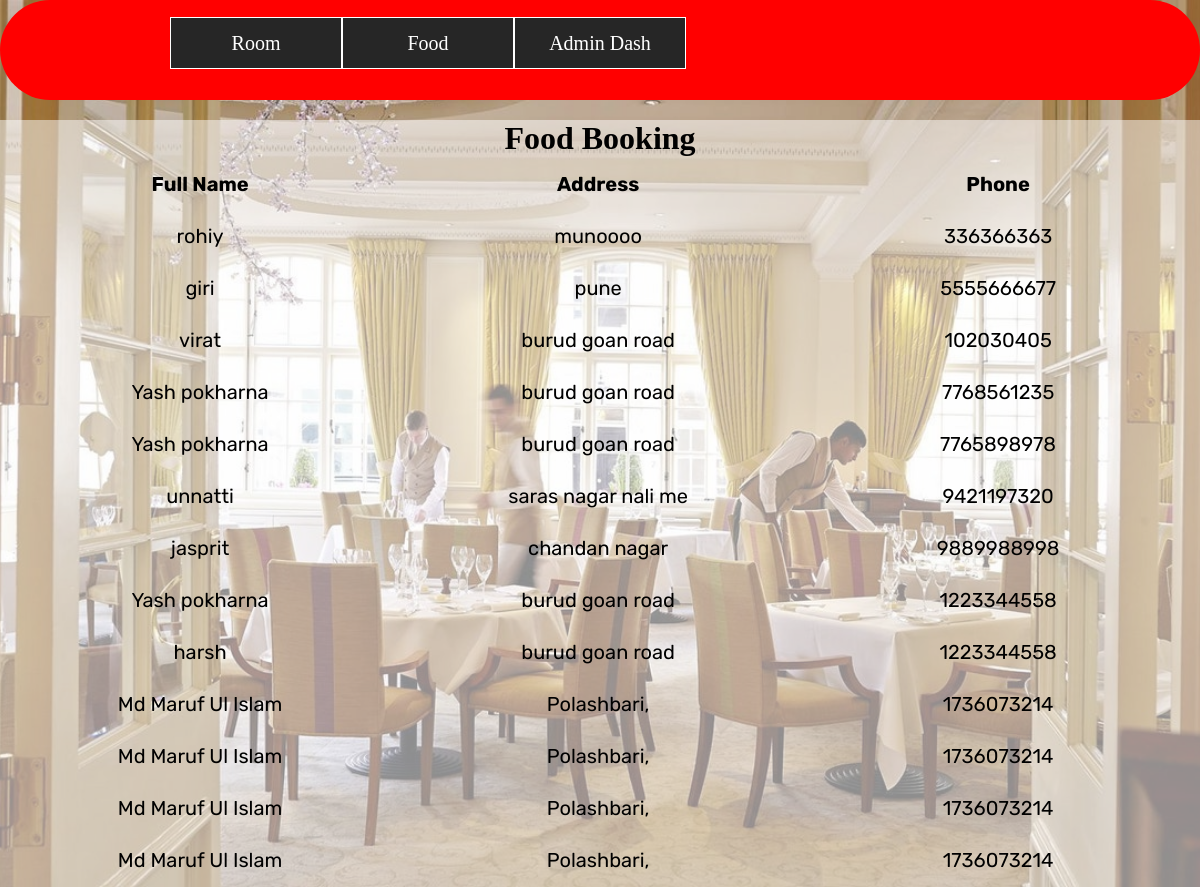
Page /admin/adminfood.php on the committed database.
### tables this page shows
CREATE TABLE `food` (
  `id` int(255) NOT NULL,
  `full_name` text NOT NULL,
  `phone` bigint(100) NOT NULL,
  `address` varchar(100) NOT NULL
);

### admin/adminfood.php (the view, shortened to what this page needs)
<?php
 include('../dbcon.php');
?>
<!DOCTYPE html>
<html lang="en">
<head>
    <link rel="stylesheet" href="stylee.css">
</head>
<body>
<div class="wrapper-container">
    <div class="wrapper">
        <ul>
            <li><a href="aroom.php">Room </a></li>
            <li><a href="adminfood.php">Food</a></li>
            <li><a href="admindash.php">Admin Dash</a></li>
        </ul>
    </div>
</div>
<div class="admin-booking">
        <h1 class="admin-book">Food  Booking <Section></Section></h1>
        <table>
            <tr>
                    <th width="10%" height="50px">Full Name</th>
                     <th width="10%" height="50px">Address</th>
                     <th width="10%" height="50px">Phone</th>
            </tr>
            <?php
               $qry="SELECT * FROM `food`";
               $run=mysqli_query($sql,$qry);
                 while( $row=mysqli_fetch_assoc($run))
                 {
                    $name=$row['full_name'];
                    $address=$row['address'];
                    $phone=$row['phone'];
                    ?>
                    <tr>
                     <td width="10%" height="50px"><center><?php echo $name; ?></center></td>
                     <td width="10%" height="50px"><center><?php echo $address; ?></center></td>
                     <td width="10%" height="50px"><center><?php echo $phone; ?></center></td>
                 </tr>
                    <?php
                 }
            ?>
        </table>
    </div>
</body>
</html>

### admin/stylee.css (style rules this page uses)
* { margin: 0; padding: 0; }
.wrapper { width: 860px; margin: 0 auto; }
.wrapper-container { background-color: red; width: 100%; height: 100px; position: relative; border-radius: 50px; }
.wrapper ul { list-style: none; padding-top: 2%; }
.wrapper ul li { background: #262626; width: 170px; border: 1px solid #fff; height: 50px; line-height: 50px; text-align: center; float: left; position: relative; }
.wrapper ul li a { color: #fff; font-size: 20px; text-decoration: none; }

### admin/adminfood.php (style rules this page uses)
.admin-booking { background:rgba(255,255,255,0.5); }
.admin-booking h1 { text-align:center; margin-top: 20px; }
body::before { position: absolute; content: ""; height: 100%; width: 100%; z-index: -1; opacity: 0.89; background: url('../img/dinning2.jpg') center center/cover no-repeat; }
.admin-booking table tr { font-size:20px; font-family: 'Rubik', sans-serif; }

### rows in the picture
food: full_name "rohiy", address "munoooo", phone "336366363"
food: full_name "giri", address "pune", phone "5555666677"
food: full_name "virat", address "burud goan road", phone "102030405"
food: full_name "Yash pokharna", address "burud goan road", phone "7768561235"
food: full_name "Yash pokharna", address "burud goan road", phone "7765898978"
food: full_name "unnatti", address "saras nagar nali me", phone "9421197320"
food: full_name "jasprit", address "chandan nagar", phone "9889988998"
food: full_name "Yash pokharna", address "burud goan road", phone "1223344558"
food: full_name "harsh", address "burud goan road", phone "1223344558"
food: full_name "Md Maruf Ul Islam", address "Polashbari,", phone "1736073214"
food: full_name "Md Maruf Ul Islam", address "Polashbari,", phone "1736073214"
food: full_name "Md Maruf Ul Islam", address "Polashbari,", phone "1736073214"
food: full_name "Md Maruf Ul Islam", address "Polashbari,", phone "1736073214"
